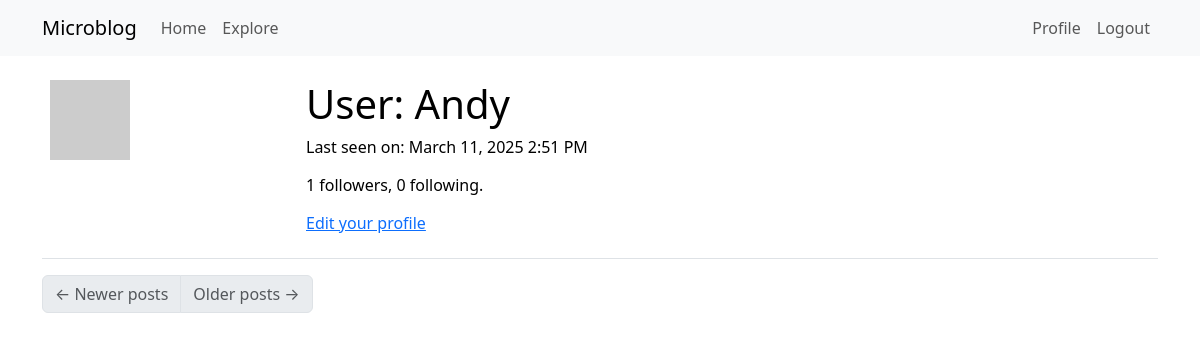
The app's page /user/Andy (signed in), older data.
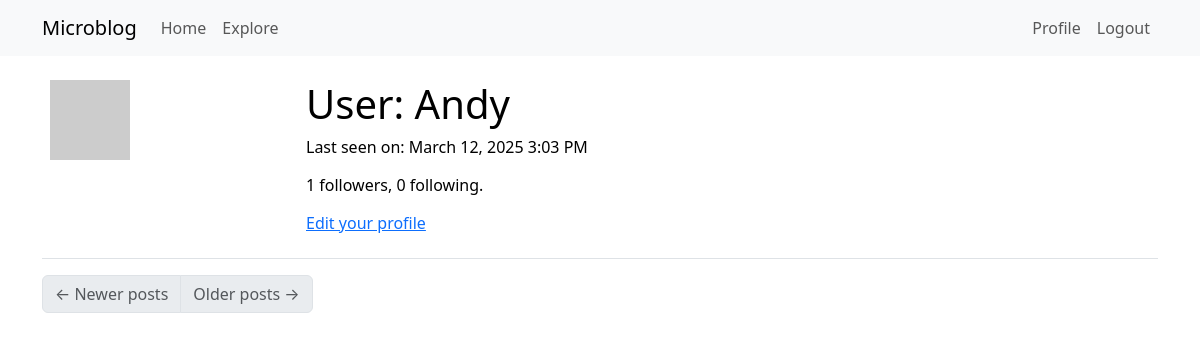
The same page, newer data.
### app/models.py (models this page shows, shortened)
class User(UserMixin, db.Model):
    id: so.Mapped[int] = so.mapped_column(primary_key=True)
    username: so.Mapped[str] = so.mapped_column(sa.String(64), index=True,
                                                unique=True)
    email: so.Mapped[str] = so.mapped_column(sa.String(120), index=True,
                                             unique=True)
    password_hash: so.Mapped[Optional[str]] = so.mapped_column(sa.String(256))
    about_me: so.Mapped[Optional[str]] = so.mapped_column(sa.String(140))
    last_seen: so.Mapped[Optional[datetime]] = so.mapped_column(
        default=lambda: datetime.now(timezone.utc))
    posts: so.WriteOnlyMapped['Post'] = so.relationship(
        back_populates='author')
    following: so.WriteOnlyMapped['User'] = so.relationship(
        secondary=followers, primaryjoin=(followers.c.follower_id == id),
        secondaryjoin=(followers.c.followed_id == id),
        back_populates='followers')
    followers: so.WriteOnlyMapped['User'] = so.relationship(
        secondary=followers, primaryjoin=(followers.c.followed_id == id),
        secondaryjoin=(followers.c.follower_id == id),
        back_populates='following')
    def avatar(self, size):
        digest = md5(self.email.lower().encode('utf-8')).hexdigest()
        return f'https://www.gravatar.com/avatar/{digest}?d=identicon&s={size}'
    def followers_count(self):
        query = sa.select(sa.func.count()).select_from(
            self.followers.select().subquery())
        return db.session.scalar(query)
    def following_count(self):
        query = sa.select(sa.func.count()).select_from(
            self.following.select().subquery())
        return db.session.scalar(query)

### app/routes.py (the view)
@app.route('/user/<username>')
@login_required
def user(username):
    user = db.first_or_404(sa.select(User).where(User.username == username))
    posts = [
        {'author': user, 'body': 'Test post #1'},
        {'author': user, 'body': 'Test post #2'}
    ]
    form = EmptyForm()
    return render_template('user.html', user=user, posts=posts, form=form)

### app/models.py (called while the page is built)
@login.user_loader
def load_user(id):
    return db.session.get(User, int(id))

### app/routes.py (called while the page is built)
@app.before_request
def before_request():
    if current_user.is_authenticated:
        current_user.last_seen = datetime.now(timezone.utc)
        db.session.commit()

### app/templates/user.html (shortened to what this page needs)
{% extends "base.html" %} {% block content %}
<table class="table table-hover">
  <tr>
    <td width="256px"><img src="{{ user.avatar(256) }}" /></td>
    <td>
      <h1>User: {{ user.username }}</h1>
       {% if user.last_seen %}
      <p>Last seen on: {{ moment(user.last_seen).format('LLL') }}</p>
      {% endif %}
      <p>
        {{ user.followers_count() }} followers, {{ user.following_count() }}
        following.
      </p>
      {% if user == current_user %}
      <p><a href="{{ url_for('edit_profile') }}">Edit your profile</a></p>
      {% endif %}
    </td>
  </tr>
</table>
<nav aria-label="Post navigation">
  <ul class="pagination">
    <li class="page-item{% if not prev_url %} disabled{% endif %}">
      <a class="page-link" href="{{ prev_url }}">
        <span aria-hidden="true">&larr;</span> Newer posts
      </a>
    </li>
    <li class="page-item{% if not next_url %} disabled{% endif %}">
      <a class="page-link" href="{{ next_url }}">
        Older posts <span aria-hidden="true">&rarr;</span>
      </a>
    </li>
  </ul>
</nav>
{% endblock %}

Row changes from the older to the newer data that the page shows:
changed User "Andy": last_seen "March 11, 2025 2:51 PM" → "March 12, 2025 3:03 PM"
